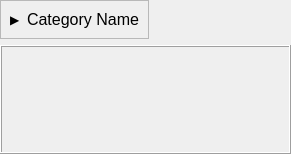
<?xml version="1.0" encoding="UTF-8"?>
<ui version="4.0">
 <class>CategoryAccordianWidget</class>
 <widget class="QWidget" name="CategoryAccordianWidget">
  <property name="geometry">
   <rect>
    <x>0</x>
    <y>0</y>
    <width>291</width>
    <height>154</height>
   </rect>
  </property>
  <property name="windowTitle">
   <string>Form</string>
  </property>
  <layout class="QVBoxLayout" name="verticalLayout">
   <property name="leftMargin">
    <number>0</number>
   </property>
   <property name="topMargin">
    <number>0</number>
   </property>
   <property name="rightMargin">
    <number>0</number>
   </property>
   <property name="bottomMargin">
    <number>0</number>
   </property>
   <item>
    <widget class="QFrame" name="HeaderFrame">
     <property name="sizePolicy">
      <sizepolicy hsizetype="Fixed" vsizetype="Fixed">
       <horstretch>0</horstretch>
       <verstretch>0</verstretch>
      </sizepolicy>
     </property>
     <property name="frameShape">
      <enum>QFrame::Shape::StyledPanel</enum>
     </property>
     <property name="frameShadow">
      <enum>QFrame::Shadow::Raised</enum>
     </property>
     <layout class="QHBoxLayout" name="horizontalLayout">
      <item>
       <widget class="QLabel" name="lbl_arrow">
        <property name="sizePolicy">
         <sizepolicy hsizetype="Fixed" vsizetype="Fixed">
          <horstretch>0</horstretch>
          <verstretch>0</verstretch>
         </sizepolicy>
        </property>
        <property name="text">
         <string>▶</string>
        </property>
       </widget>
      </item>
      <item>
       <widget class="QLabel" name="lbl_title">
        <property name="font">
         <font>
          <pointsize>12</pointsize>
         </font>
        </property>
        <property name="text">
         <string>Category Name</string>
        </property>
       </widget>
      </item>
     </layout>
    </widget>
   </item>
   <item>
    <widget class="QFrame" name="ContentFrame">
     <property name="frameShape">
      <enum>QFrame::Shape::Box</enum>
     </property>
     <property name="frameShadow">
      <enum>QFrame::Shadow::Raised</enum>
     </property>
    </widget>
   </item>
  </layout>
 </widget>
 <resources/>
 <connections/>
</ui>
